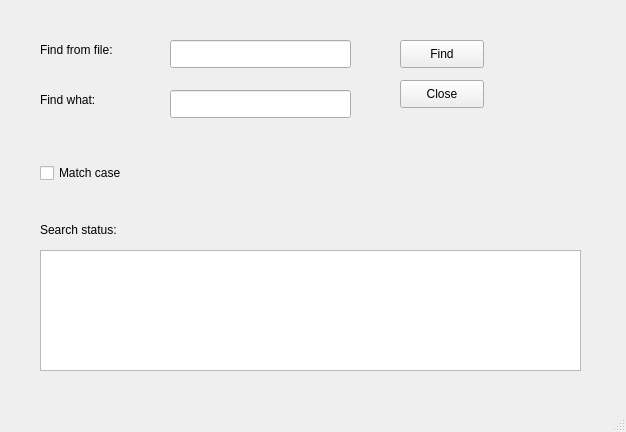
<?xml version="1.0" encoding="UTF-8"?>
<ui version="4.0">
 <class>MainWindow</class>
 <widget class="QMainWindow" name="MainWindow">
  <property name="geometry">
   <rect>
    <x>0</x>
    <y>0</y>
    <width>626</width>
    <height>432</height>
   </rect>
  </property>
  <property name="windowTitle">
   <string>MainWindow</string>
  </property>
  <widget class="QWidget" name="centralwidget">
   <widget class="QLineEdit" name="fileLineEdit">
    <property name="geometry">
     <rect>
      <x>170</x>
      <y>40</y>
      <width>181</width>
      <height>28</height>
     </rect>
    </property>
   </widget>
   <widget class="QLineEdit" name="keyLineEdit">
    <property name="geometry">
     <rect>
      <x>170</x>
      <y>90</y>
      <width>181</width>
      <height>28</height>
     </rect>
    </property>
   </widget>
   <widget class="QLabel" name="label">
    <property name="geometry">
     <rect>
      <x>40</x>
      <y>40</y>
      <width>121</width>
      <height>20</height>
     </rect>
    </property>
    <property name="text">
     <string>Find from file:</string>
    </property>
   </widget>
   <widget class="QLabel" name="label_2">
    <property name="geometry">
     <rect>
      <x>40</x>
      <y>90</y>
      <width>91</width>
      <height>20</height>
     </rect>
    </property>
    <property name="text">
     <string>Find what:</string>
    </property>
   </widget>
   <widget class="QPushButton" name="findPushButton">
    <property name="geometry">
     <rect>
      <x>400</x>
      <y>40</y>
      <width>84</width>
      <height>28</height>
     </rect>
    </property>
    <property name="text">
     <string>Find</string>
    </property>
   </widget>
   <widget class="QPushButton" name="closePushButton">
    <property name="geometry">
     <rect>
      <x>400</x>
      <y>80</y>
      <width>84</width>
      <height>28</height>
     </rect>
    </property>
    <property name="text">
     <string>Close</string>
    </property>
   </widget>
   <widget class="QCheckBox" name="matchCheckBox">
    <property name="geometry">
     <rect>
      <x>40</x>
      <y>160</y>
      <width>161</width>
      <height>26</height>
     </rect>
    </property>
    <property name="text">
     <string>Match case</string>
    </property>
   </widget>
   <widget class="QTextBrowser" name="textBrowser">
    <property name="geometry">
     <rect>
      <x>40</x>
      <y>250</y>
      <width>541</width>
      <height>121</height>
     </rect>
    </property>
   </widget>
   <widget class="QLabel" name="label_3">
    <property name="geometry">
     <rect>
      <x>40</x>
      <y>220</y>
      <width>151</width>
      <height>20</height>
     </rect>
    </property>
    <property name="text">
     <string>Search status:</string>
    </property>
   </widget>
  </widget>
  <widget class="QMenuBar" name="menubar">
   <property name="geometry">
    <rect>
     <x>0</x>
     <y>0</y>
     <width>626</width>
     <height>25</height>
    </rect>
   </property>
  </widget>
  <widget class="QStatusBar" name="statusbar"/>
 </widget>
 <resources/>
 <connections>
  <connection>
   <sender>closePushButton</sender>
   <signal>clicked()</signal>
   <receiver>MainWindow</receiver>
   <slot>close()</slot>
   <hints>
    <hint type="sourcelabel">
     <x>441</x>
     <y>118</y>
    </hint>
    <hint type="destinationlabel">
     <x>312</x>
     <y>215</y>
    </hint>
   </hints>
  </connection>
  <connection>
   <sender>findPushButton</sender>
   <signal>clicked()</signal>
   <receiver>textBrowser</receiver>
   <slot>update()</slot>
   <hints>
    <hint type="sourcelabel">
     <x>441</x>
     <y>78</y>
    </hint>
    <hint type="destinationlabel">
     <x>310</x>
     <y>335</y>
    </hint>
   </hints>
  </connection>
 </connections>
</ui>
